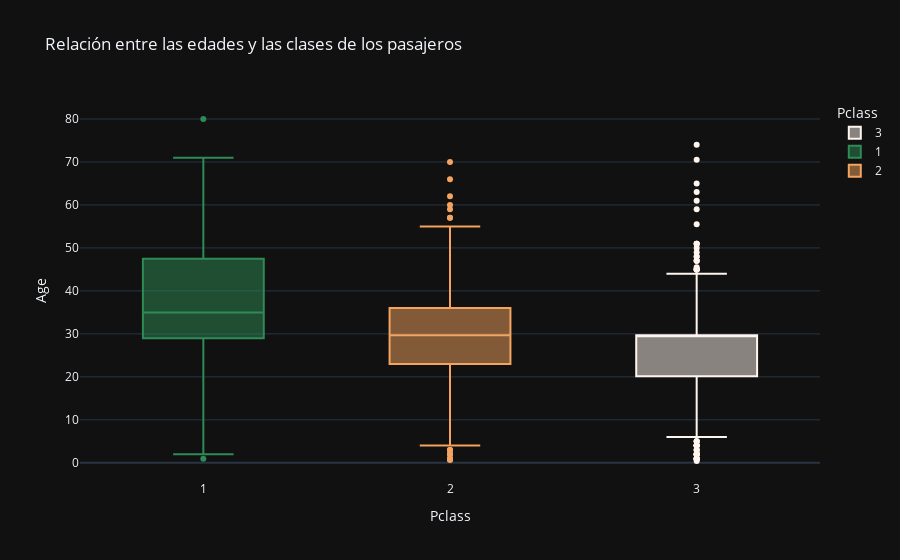

Notebook cell for this chart:
### Code cell
fig = px.box(titanic, x='Pclass', y='Age', 
             title='Relación entre las edades y las clases de los pasajeros', 
             category_orders={"Caase": ["1era", "2da", "3era"]}, 
             template="plotly_dark", color='Pclass',
             color_discrete_sequence=["seashell", "seagreen", "sandybrown"]) 

fig.show()

### Figure 1 — Plotly figure (JSON) as saved in the notebook; plotly's stock layout.template omitted (floating-point values rounded to 4 significant figures; data arrays with more than 128 entries replaced by an {"elided": "..."} marker saying what was removed)
{"data": [{"alignmentgroup": "True", "hovertemplate": "Pclass=%{x}<br>Age=%{y}<extra></extra>", "legendgroup": "3", "marker": {"color": "seashell"}, "name": "3", "notched": false, "offsetgroup": "3", "orientation": "v", "showlegend": true, "type": "box", "x": {"elided": "491 int values"}, "x0": " ", "xaxis": "x", "y": {"elided": "491 float values"}, "y0": " ", "yaxis": "y"}, {"alignmentgroup": "True", "hovertemplate": "Pclass=%{x}<br>Age=%{y}<extra></extra>", "legendgroup": "1", "marker": {"color": "seagreen"}, "name": "1", "notched": false, "offsetgroup": "1", "orientation": "v", "showlegend": true, "type": "box", "x": {"elided": "216 int values"}, "x0": " ", "xaxis": "x", "y": {"elided": "216 float values"}, "y0": " ", "yaxis": "y"}, {"alignmentgroup": "True", "hovertemplate": "Pclass=%{x}<br>Age=%{y}<extra></extra>", "legendgroup": "2", "marker": {"color": "sandybrown"}, "name": "2", "notched": false, "offsetgroup": "2", "orientation": "v", "showlegend": true, "type": "box", "x": {"elided": "184 int values"}, "x0": " ", "xaxis": "x", "y": {"elided": "184 float values"}, "y0": " ", "yaxis": "y"}], "layout": {"boxmode": "overlay", "legend": {"title": {"text": "Pclass"}, "tracegroupgap": 0}, "title": {"text": "Relación entre las edades y las clases de los pasajeros"}, "xaxis": {"anchor": "y", "categoryarray": [3, 1, 2], "categoryorder": "array", "domain": [0, 1], "title": {"text": "Pclass"}}, "yaxis": {"anchor": "x", "domain": [0, 1], "title": {"text": "Age"}}}}
